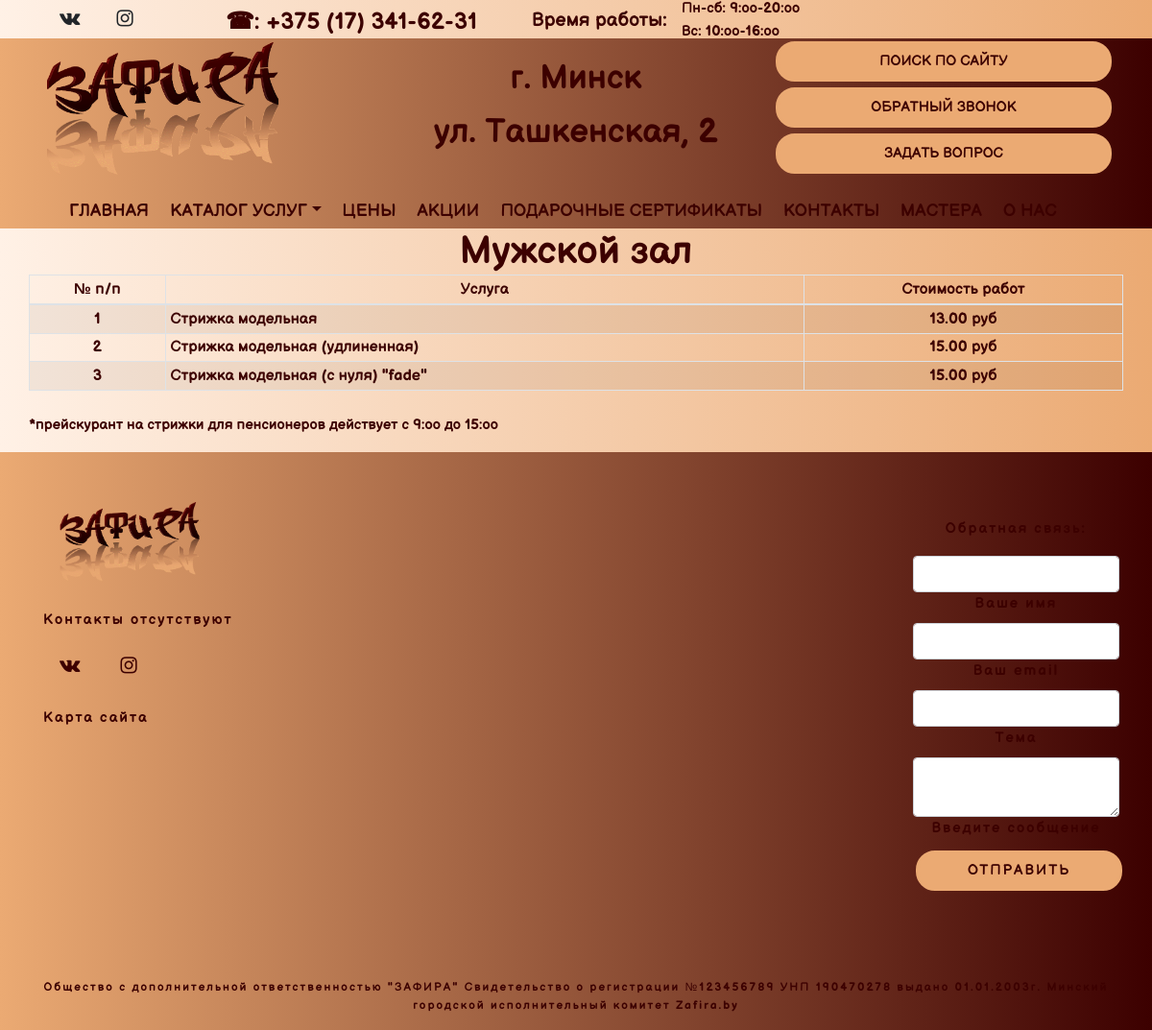
Screenshot of /catalog_man with the database file from the repository.
### catalog/models.py (models this page shows, shortened)
class Service(models.Model):
    catalog = models.ForeignKey(Catalog, related_name='services', on_delete=models.CASCADE)
    name = models.CharField(max_length=200, db_index=True)
    slug = models.SlugField(max_length=200, db_index=True, unique=True)
    price_man = models.DecimalField('Мужская стрижка, стоимость работы без материалов', max_digits=10,
                                    decimal_places=2, blank=True, null=True)
    price_man_material = models.DecimalField('Мужская стрижка, расходные материалы', max_digits=10,
                                             decimal_places=2, blank=True, null=True)
    price_man_all = models.DecimalField('Мужская стрижка, стоимость работы', max_digits=10, decimal_places=2,
                                        blank=True, null=True)
    price_1 = models.DecimalField('Цены(до 15 см)', max_digits=10, decimal_places=2, blank=True, null=True)
    price_nm_1 = models.DecimalField('Цены без расходных материалов1', max_digits=10, decimal_places=2, blank=True,
                                     null=True)
    price_2 = models.DecimalField('Цены(от 15 до 25 см)', max_digits=10, decimal_places=2, blank=True, null=True)
    price_nm_2 = models.DecimalField('Цены без расходных материалов2', max_digits=10, decimal_places=2, blank=True,
                                     null=True)
    price_3 = models.DecimalField('Цены(от 25 до 40 см)', max_digits=10, decimal_places=2, blank=True, null=True)
    price_nm_3 = models.DecimalField('Цены без расходных материалов3', max_digits=10, decimal_places=2, blank=True,
                                     null=True)
    price_4 = models.DecimalField('Цены(от 40 см и выше)', max_digits=10, decimal_places=2, blank=True, null=True)
    price_nm_4 = models.DecimalField('Цены без расходных материалов4', max_digits=10, decimal_places=2, blank=True,
                                     null=True)
    gender = models.CharField(max_length=50)
    class Meta:
        ordering = ('name',)
        verbose_name = 'Услуга'
        verbose_name_plural = 'Услуги'
        index_together = ('id', 'slug')

### catalog/views.py (the view)
# urls.py: path('catalog_man', views.catalog_man, name='catalog_man'),
def catalog_man(request):
    service = Service.objects.filter(gender='man').order_by('price_man_all')
    context_catalog = {'service': service}
    return render(request, 'catalog/catalog_man.html', context_catalog)

### main/templates/catalog/catalog_man.html (shortened to what this page needs)
{% extends 'main/base.html' %}
{% load bootstrap4 %}
{% load static %}
{% block content %}
<section>
      <h1 >Мужской зал</h1>
<div class="container text-center">
    <div class="row">
<table class="table table-striped table-bordered table-sm ">
  <thead>
    <tr>
      <th>№ п/п</th>
      <th>Услуга</th>
      <th>Стоимость работ</th>
    </tr>
  </thead>
  <tbody>
{% if service %}
{% for ser in service %}
    <tr>
      <th scope="row">{{ ser.id }}</th>
      <td style="text-align: left;">{{ ser.name }}</td>
      <td>{{ ser.price_man_all|default_if_none:"" }} {% if ser.price_man_all %} руб {%endif%}</td>
   {% endfor %}
    </tr>
    {% else %}
        <p>Каталог пуст</p>
    {%endif%}
  </tbody>
</table>
<p><br>*прейскурант на стрижки для пенсионеров действует с 9:оо до 15:оо</p>
        </div>
</div>
</section>
{% endblock %}

### main/static/main/css/style.css (style rules this page uses)
body { margin: 0; font-family: shrift, sans-serif; font-size: 15px; color: #3c0000; line-height: 1.6; }
p,b,a { font-family: shrift, sans-serif; }
h1,h2,h3,h4,h5,h6 { margin:0; font-family: shrift, sans-serif; font-weight: 700; text-decoration: none; }
h1,h2,h3,h4,h5,h6:hover { text-decoration: none; }
.table { padding-top: 0px; color: #3c0000; width: 100%; margin-bottom: 0px; text-align: center; text-decoration: none; }

### rows the page displays
Service: id "1", name "Стрижка модельная", price_man_all "13.00", shows "руб"
Service: id "2", name "Стрижка модельная (удлиненная)", price_man_all "15.00", shows "руб"
Service: id "3", name "Стрижка модельная (с нуля) \"fade\"", price_man_all "15.00", shows "руб"
